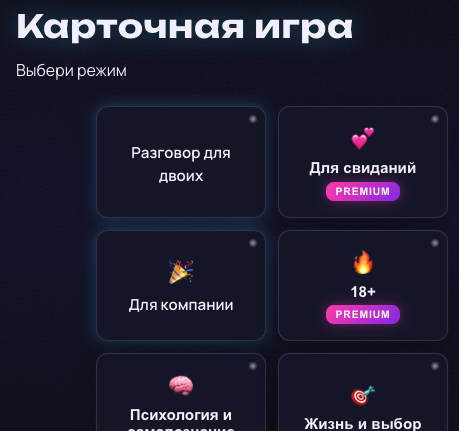
#> input picture images/fireplace_scene.png, 459 x 431 px
$ python normalize-comic-cover.py ../images/fireplace_scene.png
#> lines starting #> are read from the running program, lines starting #| are printed output that depends on the picture
#!/usr/bin/env python3
"""Trim and center-crop comic cover WebP to catalog aspect (2:3 or 3:4)."""

from __future__ import annotations

import sys
from pathlib import Path

from PIL import Image

PRESETS = {
    '2/3': (2 / 3, (1200, 1800)),
    '3/4': (3 / 4, (1200, 1600)),
}


def trim_margins(im: Image.Image, threshold: int = 32, pad: int = 1) -> Image.Image:
    w, h = im.size
    corners = [im.getpixel((0, 0)), im.getpixel((w - 1, 0)), im.getpixel((0, h - 1)), im.getpixel((w - 1, h - 1))]
    bg = tuple(sum(c[i] for c in corners) // 4 for i in range(3))

    def dist(px: tuple[int, int, int]) -> int:
        return sum(abs(px[i] - bg[i]) for i in range(3))

    min_x, min_y, max_x, max_y = w, h, 0, 0
    found = False
    for y in range(0, h, 3):
        for x in range(0, w, 3):
            if dist(im.getpixel((x, y))) > threshold:
                found = True
                min_x = min(min_x, x)
                min_y = min(min_y, y)
                max_x = max(max_x, x)
                max_y = max(max_y, y)

    if not found:
        return im

    box = (
        max(0, min_x - pad),
        max(0, min_y - pad),
        min(w, max_x + pad + 1),
        min(h, max_y + pad + 1),
    )
    return im.crop(box)


def normalize_cover(path: Path, target_ratio: float, output_size: tuple[int, int]) -> tuple[bool, str]:
    im = Image.open(path).convert("RGB")
    original_size = im.size
    im = trim_margins(im)
    w, h = im.size
    ratio = w / h

    if ratio > target_ratio:
        new_w = int(round(h * target_ratio))
        new_h = h
    else:
        new_w = w
        new_h = int(round(w / target_ratio))

    left = max(0, (w - new_w) // 2)
    top = max(0, (h - new_h) // 2)
    cropped = im.crop((left, top, left + new_w, top + new_h))
    resized = cropped.resize(output_size, Image.Resampling.LANCZOS)
    resized.save(path, "WEBP", quality=82, method=6)
    return True, f"{original_size[0]}x{original_size[1]} -> {output_size[0]}x{output_size[1]}"


def main() -> int:
    args = sys.argv[1:]
    if len(args) < 1:
        print("Usage: normalize-comic-cover.py <cover.webp> [2/3|3/4] [...]")
        return 1

    ratio_key = '2/3'
    paths: list[Path] = []
    for arg in args:
        if arg in PRESETS:
            ratio_key = arg
        else:
            paths.append(Path(arg))

    if not paths:
        print("No cover paths provided")
        return 1

    target_ratio, output_size = PRESETS[ratio_key]
    for path in paths:
        changed, info = normalize_cover(path, target_ratio, output_size)
#> in trim_margins, `corners = [im.getpixel((0, 0)), im.getpixel((w - 1, 0)), im.getpixel((..`: corners = [(17, 16, 29), (17, 16, 30), (18, 17, 28), (16, 15, 27)]
#> in trim_margins, `bg = tuple(sum(c[i] for c in corners) // 4 for i in range(3))`: bg = (17, 16, 28)
#> in trim_margins, `box = ( max(0, min_x - pad), max(0, min_y - pad), min(w, max_x + pad +..`: box = (14, 11, 449, 431)
#> in trim_margins, `return im.crop(box)`:
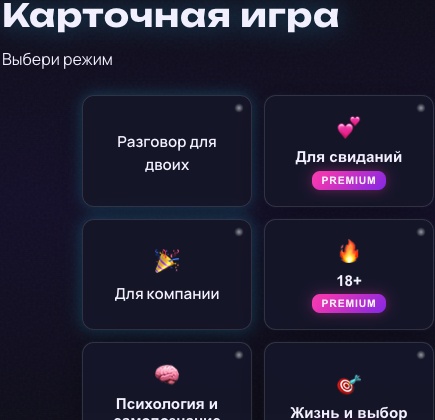
#> returned value: PIL image 435x420 RGB; mean R, G, B 33, 30.7, 50.8
#> in normalize_cover, `cropped = im.crop((left, top, left + new_w, top + new_h))`:
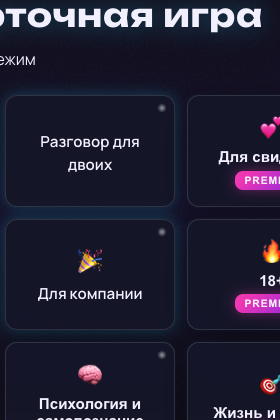
#> cropped: PIL image 280x420 RGB; mean R, G, B 35.3, 33.4, 53
#> in normalize_cover, `resized = cropped.resize(output_size, Image.Resampling.LANCZOS)`:
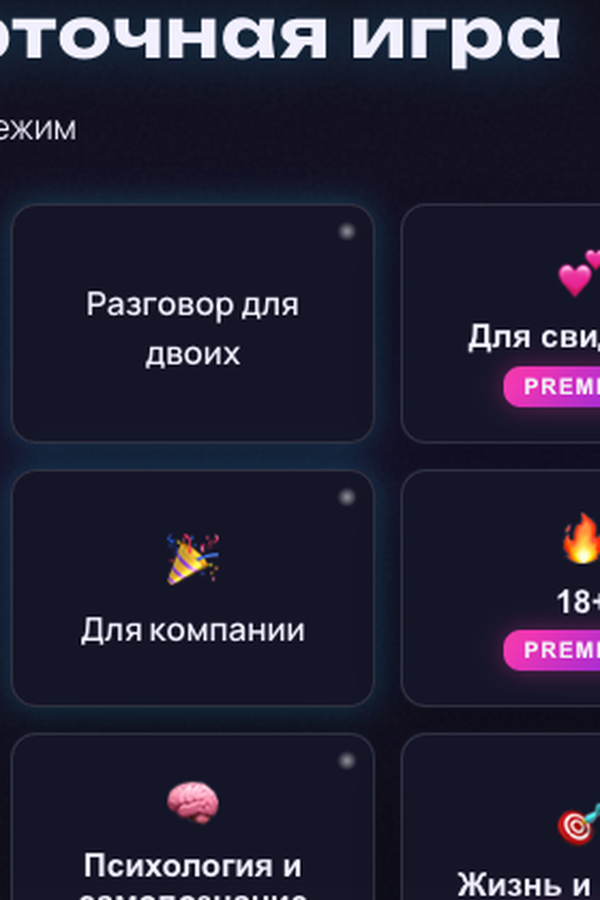
#> resized: PIL image 1200x1800 RGB (shown at 1/2 size); mean R, G, B 35.2, 33.4, 52.9
#> changed = True; info = '459x431 -> 1200x1800'
        if changed:
            print(f"normalized {path} ({ratio_key}): {info}")
#| normalized ../images/fireplace_scene.png (2/3): 459x431 -> 1200x1800

    return 0


if __name__ == "__main__":
    raise SystemExit(main())
#> (the program exits here)
